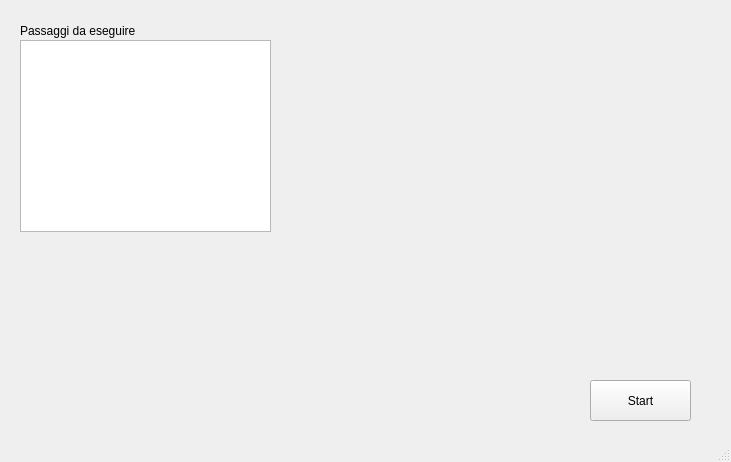
<?xml version="1.0" encoding="UTF-8"?>
<ui version="4.0">
 <class>AppControlliMCClass</class>
 <widget class="QMainWindow" name="AppControlliMCClass">
  <property name="geometry">
   <rect>
    <x>0</x>
    <y>0</y>
    <width>731</width>
    <height>462</height>
   </rect>
  </property>
  <property name="windowTitle">
   <string>AppControlliMC</string>
  </property>
  <widget class="QWidget" name="centralWidget">
   <widget class="QListWidget" name="passaggiEseguire">
    <property name="geometry">
     <rect>
      <x>20</x>
      <y>40</y>
      <width>251</width>
      <height>192</height>
     </rect>
    </property>
    <property name="horizontalScrollBarPolicy">
     <enum>Qt::ScrollBarAlwaysOff</enum>
    </property>
    <property name="sizeAdjustPolicy">
     <enum>QAbstractScrollArea::AdjustIgnored</enum>
    </property>
    <property name="autoScroll">
     <bool>false</bool>
    </property>
    <property name="editTriggers">
     <set>QAbstractItemView::NoEditTriggers</set>
    </property>
    <property name="showDropIndicator" stdset="0">
     <bool>false</bool>
    </property>
    <property name="defaultDropAction">
     <enum>Qt::IgnoreAction</enum>
    </property>
    <property name="alternatingRowColors">
     <bool>true</bool>
    </property>
    <property name="selectionMode">
     <enum>QAbstractItemView::NoSelection</enum>
    </property>
    <property name="textElideMode">
     <enum>Qt::ElideNone</enum>
    </property>
    <property name="currentRow">
     <number>-1</number>
    </property>
   </widget>
   <widget class="QLabel" name="label">
    <property name="geometry">
     <rect>
      <x>20</x>
      <y>20</y>
      <width>251</width>
      <height>21</height>
     </rect>
    </property>
    <property name="text">
     <string>Passaggi da eseguire</string>
    </property>
   </widget>
   <widget class="QPushButton" name="iniziaControllo">
    <property name="geometry">
     <rect>
      <x>590</x>
      <y>380</y>
      <width>101</width>
      <height>41</height>
     </rect>
    </property>
    <property name="text">
     <string>Start</string>
    </property>
   </widget>
  </widget>
  <widget class="QStatusBar" name="statusBar"/>
 </widget>
 <layoutdefault spacing="6" margin="11"/>
 <resources>
  <include location="AppControlliMC.qrc"/>
 </resources>
 <connections/>
</ui>
